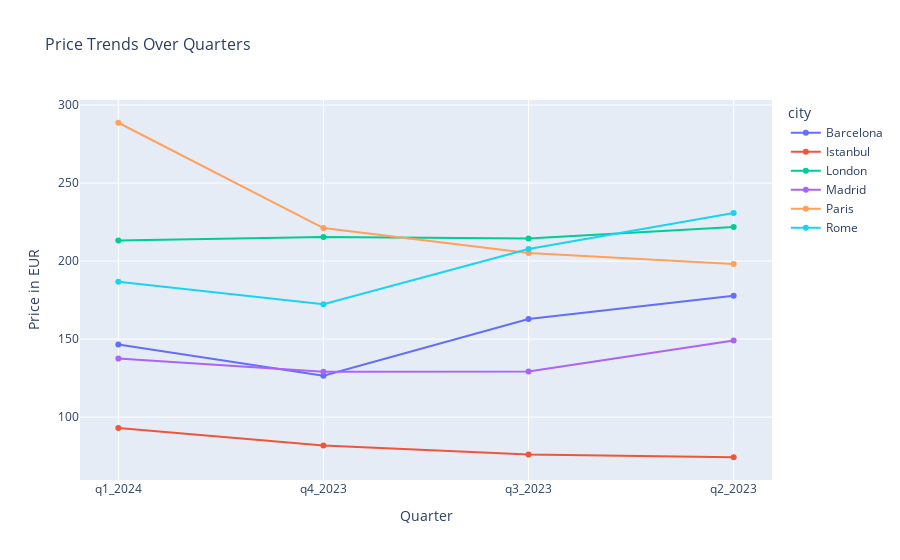

Notebook cell for this chart:
### Markdown cell above
#### Visualising the average price comparison between Q1 2024 and Q4 2023 and Q3 2023 and Q2 2023

### Code cell
# Melt the DataFrame to long format
df_melted = avg_price_comparison.melt(id_vars='city', var_name='quarter', value_name='price')

# Convert quarter names to a proper order
df_melted['quarter'] = df_melted['quarter'].str.replace('price_in_eur_', '')
df_melted['quarter'] = pd.Categorical(df_melted['quarter'], 
                                      categories=['q2_2023', 'q3_2023', 'q4_2023', 'q1_2024'], 
                                      ordered=True)

# Create a line plot
fig = px.line(df_melted, x='quarter', y='price', color='city', markers=True, title='Price Trends Over Quarters')
fig.update_layout(
    xaxis_title='Quarter',
    yaxis_title='Price in EUR',
    title_font_size=16,
    xaxis_title_font_size=14,
    yaxis_title_font_size=14
)
fig.show()

### Figure 1 — Plotly figure (JSON) as saved in the notebook; plotly's stock layout.template omitted (floating-point values rounded to 4 significant figures)
{"data": [{"hovertemplate": "city=Barcelona<br>quarter=%{x}<br>price=%{y}<extra></extra>", "legendgroup": "Barcelona", "line": {"color": "#636efa", "dash": "solid"}, "marker": {"symbol": "circle"}, "mode": "lines+markers", "name": "Barcelona", "orientation": "v", "showlegend": true, "type": "scatter", "x": ["q1_2024", "q4_2023", "q3_2023", "q2_2023"], "xaxis": "x", "y": [146.5, 126.5, 162.8, 177.7], "yaxis": "y"}, {"hovertemplate": "city=Istanbul<br>quarter=%{x}<br>price=%{y}<extra></extra>", "legendgroup": "Istanbul", "line": {"color": "#EF553B", "dash": "solid"}, "marker": {"symbol": "circle"}, "mode": "lines+markers", "name": "Istanbul", "orientation": "v", "showlegend": true, "type": "scatter", "x": ["q1_2024", "q4_2023", "q3_2023", "q2_2023"], "xaxis": "x", "y": [93.04, 81.73, 75.97, 74.25], "yaxis": "y"}, {"hovertemplate": "city=London<br>quarter=%{x}<br>price=%{y}<extra></extra>", "legendgroup": "London", "line": {"color": "#00cc96", "dash": "solid"}, "marker": {"symbol": "circle"}, "mode": "lines+markers", "name": "London", "orientation": "v", "showlegend": true, "type": "scatter", "x": ["q1_2024", "q4_2023", "q3_2023", "q2_2023"], "xaxis": "x", "y": [213.2, 215.4, 214.5, 221.8], "yaxis": "y"}, {"hovertemplate": "city=Madrid<br>quarter=%{x}<br>price=%{y}<extra></extra>", "legendgroup": "Madrid", "line": {"color": "#ab63fa", "dash": "solid"}, "marker": {"symbol": "circle"}, "mode": "lines+markers", "name": "Madrid", "orientation": "v", "showlegend": true, "type": "scatter", "x": ["q1_2024", "q4_2023", "q3_2023", "q2_2023"], "xaxis": "x", "y": [137.6, 129.0, 129.2, 149.1], "yaxis": "y"}, {"hovertemplate": "city=Paris<br>quarter=%{x}<br>price=%{y}<extra></extra>", "legendgroup": "Paris", "line": {"color": "#FFA15A", "dash": "solid"}, "marker": {"symbol": "circle"}, "mode": "lines+markers", "name": "Paris", "orientation": "v", "showlegend": true, "type": "scatter", "x": ["q1_2024", "q4_2023", "q3_2023", "q2_2023"], "xaxis": "x", "y": [288.7, 221.2, 205.1, 198.1], "yaxis": "y"}, {"hovertemplate": "city=Rome<br>quarter=%{x}<br>price=%{y}<extra></extra>", "legendgroup": "Rome", "line": {"color": "#19d3f3", "dash": "solid"}, "marker": {"symbol": "circle"}, "mode": "lines+markers", "name": "Rome", "orientation": "v", "showlegend": true, "type": "scatter", "x": ["q1_2024", "q4_2023", "q3_2023", "q2_2023"], "xaxis": "x", "y": [186.8, 172.4, 207.7, 230.9], "yaxis": "y"}], "layout": {"legend": {"title": {"text": "city"}, "tracegroupgap": 0}, "title": {"font": {"size": 16}, "text": "Price Trends Over Quarters"}, "xaxis": {"anchor": "y", "domain": [0, 1], "title": {"font": {"size": 14}, "text": "Quarter"}}, "yaxis": {"anchor": "x", "domain": [0, 1], "title": {"font": {"size": 14}, "text": "Price in EUR"}}}}
